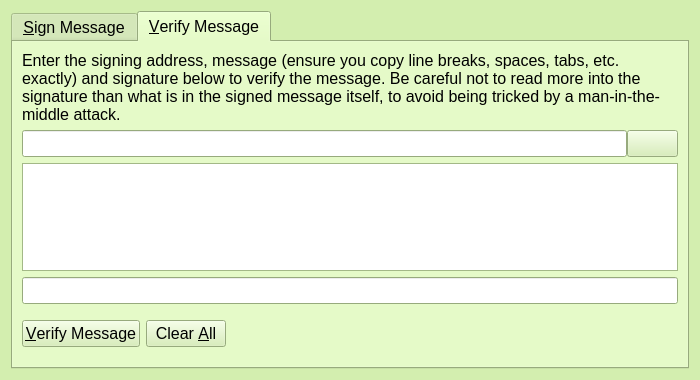
<?xml version="1.0" encoding="UTF-8"?>
<ui version="4.0">
 <class>SignVerifyMessageDialog</class>
 <widget class="QDialog" name="SignVerifyMessageDialog">
  <property name="geometry">
   <rect>
    <x>0</x>
    <y>0</y>
    <width>700</width>
    <height>380</height>
   </rect>
  </property>
  <property name="palette">
   <palette>
    <active>
     <colorrole role="Button">
      <brush brushstyle="SolidPattern">
       <color alpha="255">
        <red>211</red>
        <green>238</green>
        <blue>175</blue>
       </color>
      </brush>
     </colorrole>
     <colorrole role="Base">
      <brush brushstyle="SolidPattern">
       <color alpha="255">
        <red>255</red>
        <green>255</green>
        <blue>255</blue>
       </color>
      </brush>
     </colorrole>
     <colorrole role="Window">
      <brush brushstyle="SolidPattern">
       <color alpha="255">
        <red>211</red>
        <green>238</green>
        <blue>175</blue>
       </color>
      </brush>
     </colorrole>
     <colorrole role="Highlight">
      <brush brushstyle="SolidPattern">
       <color alpha="255">
        <red>159</red>
        <green>213</green>
        <blue>85</blue>
       </color>
      </brush>
     </colorrole>
     <colorrole role="AlternateBase">
      <brush brushstyle="SolidPattern">
       <color alpha="255">
        <red>211</red>
        <green>238</green>
        <blue>175</blue>
       </color>
      </brush>
     </colorrole>
     <colorrole role="ToolTipBase">
      <brush brushstyle="SolidPattern">
       <color alpha="255">
        <red>211</red>
        <green>238</green>
        <blue>175</blue>
       </color>
      </brush>
     </colorrole>
    </active>
    <inactive>
     <colorrole role="Button">
      <brush brushstyle="SolidPattern">
       <color alpha="255">
        <red>211</red>
        <green>238</green>
        <blue>175</blue>
       </color>
      </brush>
     </colorrole>
     <colorrole role="Base">
      <brush brushstyle="SolidPattern">
       <color alpha="255">
        <red>255</red>
        <green>255</green>
        <blue>255</blue>
       </color>
      </brush>
     </colorrole>
     <colorrole role="Window">
      <brush brushstyle="SolidPattern">
       <color alpha="255">
        <red>211</red>
        <green>238</green>
        <blue>175</blue>
       </color>
      </brush>
     </colorrole>
     <colorrole role="Highlight">
      <brush brushstyle="SolidPattern">
       <color alpha="255">
        <red>159</red>
        <green>213</green>
        <blue>85</blue>
       </color>
      </brush>
     </colorrole>
     <colorrole role="AlternateBase">
      <brush brushstyle="SolidPattern">
       <color alpha="255">
        <red>211</red>
        <green>238</green>
        <blue>175</blue>
       </color>
      </brush>
     </colorrole>
     <colorrole role="ToolTipBase">
      <brush brushstyle="SolidPattern">
       <color alpha="255">
        <red>211</red>
        <green>238</green>
        <blue>175</blue>
       </color>
      </brush>
     </colorrole>
    </inactive>
    <disabled>
     <colorrole role="Button">
      <brush brushstyle="SolidPattern">
       <color alpha="255">
        <red>211</red>
        <green>238</green>
        <blue>175</blue>
       </color>
      </brush>
     </colorrole>
     <colorrole role="Base">
      <brush brushstyle="SolidPattern">
       <color alpha="255">
        <red>211</red>
        <green>238</green>
        <blue>175</blue>
       </color>
      </brush>
     </colorrole>
     <colorrole role="Window">
      <brush brushstyle="SolidPattern">
       <color alpha="255">
        <red>211</red>
        <green>238</green>
        <blue>175</blue>
       </color>
      </brush>
     </colorrole>
     <colorrole role="Highlight">
      <brush brushstyle="SolidPattern">
       <color alpha="255">
        <red>0</red>
        <green>0</green>
        <blue>128</blue>
       </color>
      </brush>
     </colorrole>
     <colorrole role="AlternateBase">
      <brush brushstyle="SolidPattern">
       <color alpha="255">
        <red>211</red>
        <green>238</green>
        <blue>175</blue>
       </color>
      </brush>
     </colorrole>
     <colorrole role="ToolTipBase">
      <brush brushstyle="SolidPattern">
       <color alpha="255">
        <red>211</red>
        <green>238</green>
        <blue>175</blue>
       </color>
      </brush>
     </colorrole>
    </disabled>
   </palette>
  </property>
  <property name="font">
   <font>
    <family>Liberation Sans</family>
    <pointsize>12</pointsize>
   </font>
  </property>
  <property name="windowTitle">
   <string>Signatures - Sign / Verify a Message</string>
  </property>
  <property name="modal">
   <bool>true</bool>
  </property>
  <layout class="QVBoxLayout" name="verticalLayout">
   <item>
    <widget class="QTabWidget" name="tabWidget">
     <property name="currentIndex">
      <number>1</number>
     </property>
     <widget class="QWidget" name="tabSignMessage">
      <attribute name="title">
       <string>&amp;Sign Message</string>
      </attribute>
      <layout class="QVBoxLayout" name="verticalLayout_SM">
       <item>
        <widget class="QLabel" name="infoLabel_SM">
         <property name="text">
          <string>You can sign messages with your addresses to prove you own them. Be careful not to sign anything vague, as phishing attacks may try to trick you into signing your identity over to them. Only sign fully-detailed statements you agree to.</string>
         </property>
         <property name="textFormat">
          <enum>Qt::PlainText</enum>
         </property>
         <property name="wordWrap">
          <bool>true</bool>
         </property>
        </widget>
       </item>
       <item>
        <layout class="QHBoxLayout" name="horizontalLayout_1_SM">
         <property name="spacing">
          <number>0</number>
         </property>
         <item>
          <widget class="QValidatedLineEdit" name="addressIn_SM">
           <property name="toolTip">
            <string>The address to sign the message with (e.g. 2JhbfkAFvXqYkreSgJfrRLS9DepUcxbQci)</string>
           </property>
           <property name="maxLength">
            <number>34</number>
           </property>
          </widget>
         </item>
         <item>
          <widget class="QPushButton" name="addressBookButton_SM">
           <property name="toolTip">
            <string>Choose an address from the address book</string>
           </property>
           <property name="text">
            <string/>
           </property>
           <property name="icon">
            <iconset resource="../bitbean.qrc">
             <normaloff>:/icons/address-book</normaloff>:/icons/address-book</iconset>
           </property>
           <property name="shortcut">
            <string>Alt+A</string>
           </property>
           <property name="autoDefault">
            <bool>false</bool>
           </property>
          </widget>
         </item>
         <item>
          <widget class="QPushButton" name="pasteButton_SM">
           <property name="toolTip">
            <string>Paste address from clipboard</string>
           </property>
           <property name="text">
            <string/>
           </property>
           <property name="icon">
            <iconset resource="../bitbean.qrc">
             <normaloff>:/icons/editpaste</normaloff>:/icons/editpaste</iconset>
           </property>
           <property name="shortcut">
            <string>Alt+P</string>
           </property>
           <property name="autoDefault">
            <bool>false</bool>
           </property>
          </widget>
         </item>
        </layout>
       </item>
       <item>
        <widget class="QPlainTextEdit" name="messageIn_SM">
         <property name="toolTip">
          <string>Enter the message you want to sign here</string>
         </property>
        </widget>
       </item>
       <item>
        <layout class="QHBoxLayout" name="horizontalLayout_2_SM">
         <property name="spacing">
          <number>0</number>
         </property>
         <item>
          <widget class="QLineEdit" name="signatureOut_SM">
           <property name="font">
            <font>
             <italic>true</italic>
            </font>
           </property>
           <property name="readOnly">
            <bool>true</bool>
           </property>
          </widget>
         </item>
         <item>
          <widget class="QPushButton" name="copySignatureButton_SM">
           <property name="toolTip">
            <string>Copy the current signature to the system clipboard</string>
           </property>
           <property name="text">
            <string/>
           </property>
           <property name="icon">
            <iconset resource="../bitbean.qrc">
             <normaloff>:/icons/editcopy</normaloff>:/icons/editcopy</iconset>
           </property>
           <property name="autoDefault">
            <bool>false</bool>
           </property>
          </widget>
         </item>
        </layout>
       </item>
       <item>
        <layout class="QHBoxLayout" name="horizontalLayout_3_SM">
         <item>
          <widget class="QPushButton" name="signMessageButton_SM">
           <property name="toolTip">
            <string>Sign the message to prove you own this BitBean address</string>
           </property>
           <property name="text">
            <string>&amp;Sign Message</string>
           </property>
           <property name="icon">
            <iconset resource="../bitbean.qrc">
             <normaloff>:/icons/signmessage</normaloff>:/icons/signmessage</iconset>
           </property>
           <property name="autoDefault">
            <bool>false</bool>
           </property>
          </widget>
         </item>
         <item>
          <widget class="QPushButton" name="clearButton_SM">
           <property name="toolTip">
            <string>Reset all sign message fields</string>
           </property>
           <property name="text">
            <string>Clear &amp;All</string>
           </property>
           <property name="icon">
            <iconset resource="../bitbean.qrc">
             <normaloff>:/icons/remove</normaloff>:/icons/remove</iconset>
           </property>
           <property name="autoDefault">
            <bool>false</bool>
           </property>
          </widget>
         </item>
         <item>
          <spacer name="horizontalSpacer_1_SM">
           <property name="orientation">
            <enum>Qt::Horizontal</enum>
           </property>
           <property name="sizeHint" stdset="0">
            <size>
             <width>40</width>
             <height>48</height>
            </size>
           </property>
          </spacer>
         </item>
         <item>
          <widget class="QLabel" name="statusLabel_SM">
           <property name="font">
            <font>
             <weight>75</weight>
             <bold>true</bold>
            </font>
           </property>
           <property name="text">
            <string/>
           </property>
           <property name="wordWrap">
            <bool>true</bool>
           </property>
          </widget>
         </item>
         <item>
          <spacer name="horizontalSpacer_2_SM">
           <property name="orientation">
            <enum>Qt::Horizontal</enum>
           </property>
           <property name="sizeHint" stdset="0">
            <size>
             <width>40</width>
             <height>48</height>
            </size>
           </property>
          </spacer>
         </item>
        </layout>
       </item>
      </layout>
     </widget>
     <widget class="QWidget" name="tabVerifyMessage">
      <attribute name="title">
       <string>&amp;Verify Message</string>
      </attribute>
      <layout class="QVBoxLayout" name="verticalLayout_VM">
       <item>
        <widget class="QLabel" name="infoLabel_VM">
         <property name="text">
          <string>Enter the signing address, message (ensure you copy line breaks, spaces, tabs, etc. exactly) and signature below to verify the message. Be careful not to read more into the signature than what is in the signed message itself, to avoid being tricked by a man-in-the-middle attack.</string>
         </property>
         <property name="textFormat">
          <enum>Qt::PlainText</enum>
         </property>
         <property name="alignment">
          <set>Qt::AlignLeading|Qt::AlignLeft|Qt::AlignTop</set>
         </property>
         <property name="wordWrap">
          <bool>true</bool>
         </property>
        </widget>
       </item>
       <item>
        <layout class="QHBoxLayout" name="horizontalLayout_1_VM">
         <property name="spacing">
          <number>0</number>
         </property>
         <item>
          <widget class="QValidatedLineEdit" name="addressIn_VM">
           <property name="toolTip">
            <string>The address the message was signed with (e.g. 2JhbfkAFvXqYkreSgJfrRLS9DepUcxbQci)</string>
           </property>
           <property name="maxLength">
            <number>34</number>
           </property>
          </widget>
         </item>
         <item>
          <widget class="QPushButton" name="addressBookButton_VM">
           <property name="toolTip">
            <string>Choose an address from the address book</string>
           </property>
           <property name="text">
            <string/>
           </property>
           <property name="icon">
            <iconset resource="../bitbean.qrc">
             <normaloff>:/icons/address-book</normaloff>:/icons/address-book</iconset>
           </property>
           <property name="shortcut">
            <string>Alt+A</string>
           </property>
           <property name="autoDefault">
            <bool>false</bool>
           </property>
          </widget>
         </item>
        </layout>
       </item>
       <item>
        <widget class="QPlainTextEdit" name="messageIn_VM"/>
       </item>
       <item>
        <widget class="QValidatedLineEdit" name="signatureIn_VM"/>
       </item>
       <item>
        <layout class="QHBoxLayout" name="horizontalLayout_2_VM">
         <item>
          <widget class="QPushButton" name="verifyMessageButton_VM">
           <property name="toolTip">
            <string>Verify the message to ensure it was signed with the specified BitBean address</string>
           </property>
           <property name="text">
            <string>&amp;Verify Message</string>
           </property>
           <property name="icon">
            <iconset resource="../bitbean.qrc">
             <normaloff>:/icons/verifymessage</normaloff>:/icons/verifymessage</iconset>
           </property>
           <property name="autoDefault">
            <bool>false</bool>
           </property>
          </widget>
         </item>
         <item>
          <widget class="QPushButton" name="clearButton_VM">
           <property name="toolTip">
            <string>Reset all verify message fields</string>
           </property>
           <property name="text">
            <string>Clear &amp;All</string>
           </property>
           <property name="icon">
            <iconset resource="../bitbean.qrc">
             <normaloff>:/icons/remove</normaloff>:/icons/remove</iconset>
           </property>
           <property name="autoDefault">
            <bool>false</bool>
           </property>
          </widget>
         </item>
         <item>
          <spacer name="horizontalSpacer_1_VM">
           <property name="orientation">
            <enum>Qt::Horizontal</enum>
           </property>
           <property name="sizeHint" stdset="0">
            <size>
             <width>40</width>
             <height>48</height>
            </size>
           </property>
          </spacer>
         </item>
         <item>
          <widget class="QLabel" name="statusLabel_VM">
           <property name="font">
            <font>
             <weight>75</weight>
             <bold>true</bold>
            </font>
           </property>
           <property name="text">
            <string/>
           </property>
           <property name="wordWrap">
            <bool>true</bool>
           </property>
          </widget>
         </item>
         <item>
          <spacer name="horizontalSpacer_2_VM">
           <property name="orientation">
            <enum>Qt::Horizontal</enum>
           </property>
           <property name="sizeHint" stdset="0">
            <size>
             <width>40</width>
             <height>48</height>
            </size>
           </property>
          </spacer>
         </item>
        </layout>
       </item>
      </layout>
     </widget>
    </widget>
   </item>
  </layout>
 </widget>
 <customwidgets>
  <customwidget>
   <class>QValidatedLineEdit</class>
   <extends>QLineEdit</extends>
   <header>qvalidatedlineedit.h</header>
  </customwidget>
 </customwidgets>
 <resources>
  <include location="../bitbean.qrc"/>
 </resources>
 <connections/>
</ui>
